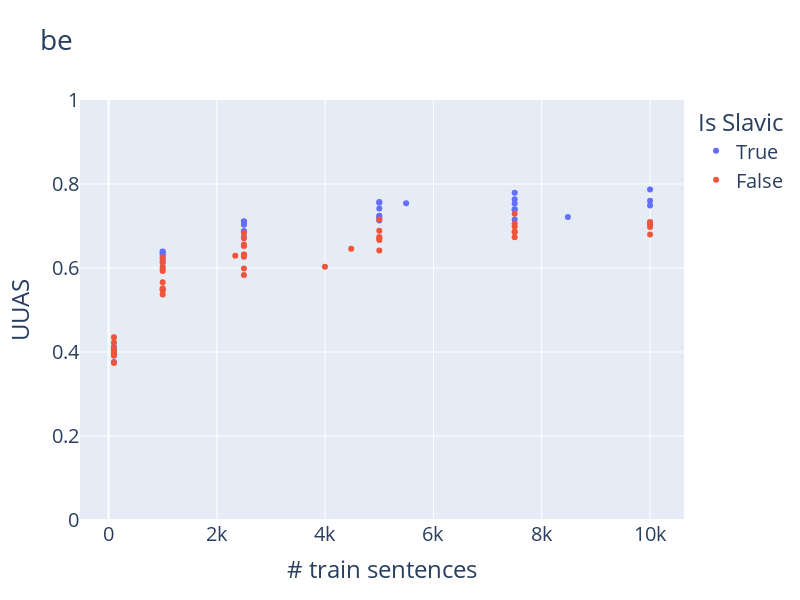
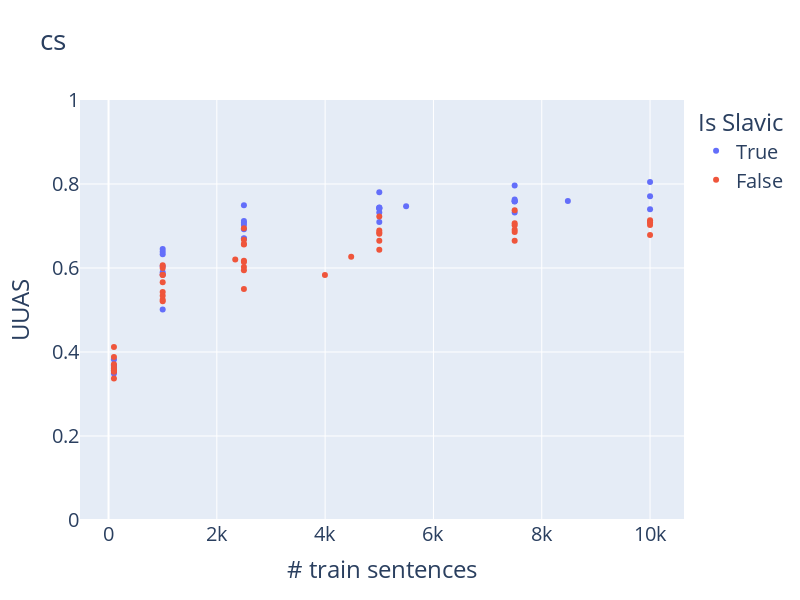
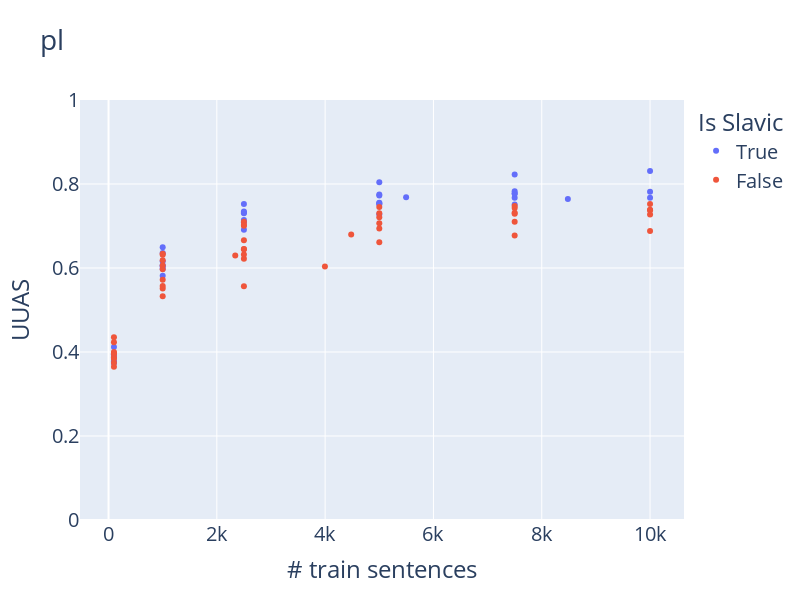
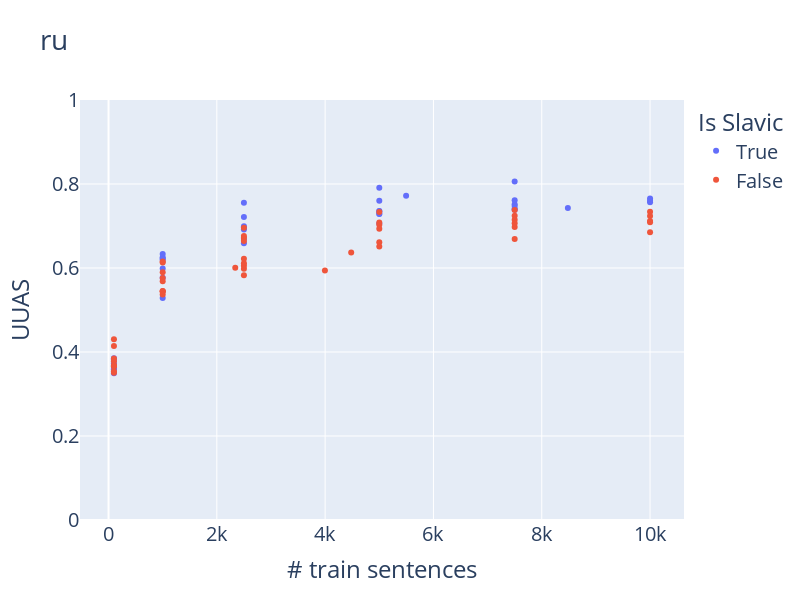

Notebook cell for these charts, in order:
### Code cell
for test in avg_df.test.unique():
    df_loc = avg_df[(avg_df.test == test) & (avg_df.limit <= 10000)]
    fig = px.scatter(data_frame=df_loc, x="limit", y="uuas", color="slavic", hover_data=["train"], labels={"limit": "# train sentences", "uuas": "UUAS", "slavic": "Is Slavic"}, title=f"{test}")
    fig.update_layout(
        autosize=False,
        width=800,
        height=600,
        yaxis_range=[0, 1],
        font={"size":20}
    )
    fig.show()

### Figure 1 — Plotly figure (JSON) as saved in the notebook; plotly's stock layout.template omitted (floating-point values rounded to 4 significant figures)
{"data": [{"customdata": [["be"], ["be"], ["be"], ["be"], ["be"], ["be"], ["cs"], ["cs"], ["cs"], ["cs"], ["cs"], ["cs"], ["pl"], ["pl"], ["pl"], ["pl"], ["pl"], ["pl"], ["ru"], ["ru"], ["ru"], ["ru"], ["ru"], ["slk"], ["slk"], ["slk"], ["slk"], ["slk"], ["slk"], ["slv"], ["slv"], ["slv"], ["slv"], ["slv"], ["uk"], ["uk"], ["uk"], ["uk"], ["uk"]], "hovertemplate": "Is Slavic=True<br># train sentences=%{x}<br>UUAS=%{y}<br>train=%{customdata[0]}<extra></extra>", "legendgroup": "True", "marker": {"color": "#636efa", "symbol": "circle"}, "mode": "markers", "name": "True", "orientation": "v", "showlegend": true, "type": "scatter", "x": [100, 1000, 2500, 5000, 7500, 10000, 100, 1000, 2500, 5000, 7500, 10000, 100, 1000, 2500, 5000, 7500, 10000, 100, 1000, 2500, 5000, 7500, 100, 1000, 2500, 5000, 7500, 8482, 100, 1000, 2500, 5000, 7500, 100, 1000, 2500, 5000, 5495], "xaxis": "x", "y": [0.4005, 0.6384, 0.7098, 0.7572, 0.7793, 0.787, 0.4123, 0.6209, 0.7031, 0.7227, 0.7387, 0.7486, 0.398, 0.5495, 0.6741, 0.7242, 0.7538, 0.7603, 0.3763, 0.6129, 0.7104, 0.7418, 0.7638, 0.3936, 0.6302, 0.6856, 0.7134, 0.7152, 0.7215, 0.4095, 0.6346, 0.6883, 0.7184, 0.7399, 0.4035, 0.639, 0.7114, 0.7554, 0.7543], "yaxis": "y"}, {"customdata": [["de"], ["de"], ["de"], ["de"], ["de"], ["en"], ["en"], ["en"], ["en"], ["en"], ["en"], ["es"], ["es"], ["es"], ["es"], ["es"], ["es"], ["fi"], ["fi"], ["fi"], ["fi"], ["fi"], ["fi"], ["fr"], ["fr"], ["fr"], ["fr"], ["fr"], ["fr"], ["id"], ["id"], ["id"], ["id"], ["lt"], ["lt"], ["lt"], ["lt"], ["lv"], ["lv"], ["lv"], ["lv"], ["lv"], ["lv"], ["zh"], ["zh"], ["zh"], ["zh"]], "hovertemplate": "Is Slavic=False<br># train sentences=%{x}<br>UUAS=%{y}<br>train=%{customdata[0]}<extra></extra>", "legendgroup": "False", "marker": {"color": "#EF553B", "symbol": "circle"}, "mode": "markers", "name": "False", "orientation": "v", "showlegend": true, "type": "scatter", "x": [100, 1000, 2500, 5000, 7500, 100, 1000, 2500, 5000, 7500, 10000, 100, 1000, 2500, 5000, 7500, 10000, 100, 1000, 2500, 5000, 7500, 10000, 100, 1000, 2500, 5000, 7500, 10000, 100, 1000, 2500, 4481, 100, 1000, 2340, 2500, 100, 1000, 2500, 5000, 7500, 10000, 100, 1000, 2500, 3996], "xaxis": "x", "y": [0.3956, 0.5982, 0.6835, 0.7155, 0.7291, 0.3967, 0.6146, 0.6559, 0.671, 0.6988, 0.704, 0.4352, 0.6028, 0.6526, 0.6739, 0.6852, 0.6976, 0.374, 0.5464, 0.5989, 0.6418, 0.673, 0.6796, 0.4223, 0.6258, 0.671, 0.6884, 0.7061, 0.7096, 0.4089, 0.5929, 0.632, 0.6458, 0.4007, 0.5659, 0.6291, 0.6267, 0.3909, 0.5516, 0.6315, 0.6668, 0.6869, 0.7075, 0.3999, 0.537, 0.5835, 0.6028], "yaxis": "y"}], "layout": {"autosize": false, "font": {"size": 20}, "height": 600, "legend": {"title": {"text": "Is Slavic"}, "tracegroupgap": 0}, "title": {"text": "be"}, "width": 800, "xaxis": {"anchor": "y", "domain": [0, 1], "title": {"text": "# train sentences"}}, "yaxis": {"anchor": "x", "domain": [0, 1], "range": [0, 1], "title": {"text": "UUAS"}}}}

### Figure 2 — Plotly figure (JSON) as saved in the notebook; plotly's stock layout.template omitted (floating-point values rounded to 4 significant figures)
{"data": [{"customdata": [["be"], ["be"], ["be"], ["be"], ["be"], ["be"], ["cs"], ["cs"], ["cs"], ["cs"], ["cs"], ["cs"], ["pl"], ["pl"], ["pl"], ["pl"], ["pl"], ["pl"], ["ru"], ["ru"], ["ru"], ["ru"], ["ru"], ["slk"], ["slk"], ["slk"], ["slk"], ["slk"], ["slk"], ["slv"], ["slv"], ["slv"], ["slv"], ["slv"], ["uk"], ["uk"], ["uk"], ["uk"], ["uk"]], "hovertemplate": "Is Slavic=True<br># train sentences=%{x}<br>UUAS=%{y}<br>train=%{customdata[0]}<extra></extra>", "legendgroup": "True", "marker": {"color": "#636efa", "symbol": "circle"}, "mode": "markers", "name": "True", "orientation": "v", "showlegend": true, "type": "scatter", "x": [100, 1000, 2500, 5000, 7500, 10000, 100, 1000, 2500, 5000, 7500, 10000, 100, 1000, 2500, 5000, 7500, 10000, 100, 1000, 2500, 5000, 7500, 100, 1000, 2500, 5000, 7500, 8482, 100, 1000, 2500, 5000, 7500, 100, 1000, 2500, 5000, 5495], "xaxis": "x", "y": [0.3606, 0.59, 0.6697, 0.7098, 0.732, 0.7402, 0.3647, 0.6453, 0.7491, 0.7806, 0.7966, 0.8048, 0.3561, 0.5012, 0.671, 0.7322, 0.7582, 0.7706, 0.3552, 0.5841, 0.7024, 0.7418, 0.759, 0.3485, 0.6389, 0.7075, 0.7416, 0.7595, 0.7594, 0.382, 0.6328, 0.7121, 0.7434, 0.7632, 0.3685, 0.6042, 0.6924, 0.744, 0.7468], "yaxis": "y"}, {"customdata": [["de"], ["de"], ["de"], ["de"], ["de"], ["en"], ["en"], ["en"], ["en"], ["en"], ["en"], ["es"], ["es"], ["es"], ["es"], ["es"], ["es"], ["fi"], ["fi"], ["fi"], ["fi"], ["fi"], ["fi"], ["fr"], ["fr"], ["fr"], ["fr"], ["fr"], ["fr"], ["id"], ["id"], ["id"], ["id"], ["lt"], ["lt"], ["lt"], ["lt"], ["lv"], ["lv"], ["lv"], ["lv"], ["lv"], ["lv"], ["zh"], ["zh"], ["zh"], ["zh"]], "hovertemplate": "Is Slavic=False<br># train sentences=%{x}<br>UUAS=%{y}<br>train=%{customdata[0]}<extra></extra>", "legendgroup": "False", "marker": {"color": "#EF553B", "symbol": "circle"}, "mode": "markers", "name": "False", "orientation": "v", "showlegend": true, "type": "scatter", "x": [100, 1000, 2500, 5000, 7500, 100, 1000, 2500, 5000, 7500, 10000, 100, 1000, 2500, 5000, 7500, 10000, 100, 1000, 2500, 5000, 7500, 10000, 100, 1000, 2500, 5000, 7500, 10000, 100, 1000, 2500, 4481, 100, 1000, 2340, 2500, 100, 1000, 2500, 5000, 7500, 10000, 100, 1000, 2500, 3996], "xaxis": "x", "y": [0.3546, 0.5836, 0.6945, 0.7228, 0.7376, 0.3531, 0.5841, 0.6573, 0.6843, 0.7063, 0.7138, 0.4119, 0.5999, 0.6559, 0.6817, 0.6855, 0.7022, 0.3367, 0.5243, 0.5947, 0.6434, 0.6648, 0.6786, 0.388, 0.6063, 0.6672, 0.6895, 0.7018, 0.7096, 0.371, 0.566, 0.6022, 0.6266, 0.3555, 0.5342, 0.6205, 0.6173, 0.3553, 0.5426, 0.6145, 0.6646, 0.6913, 0.7085, 0.3625, 0.521, 0.55, 0.5834], "yaxis": "y"}], "layout": {"autosize": false, "font": {"size": 20}, "height": 600, "legend": {"title": {"text": "Is Slavic"}, "tracegroupgap": 0}, "title": {"text": "cs"}, "width": 800, "xaxis": {"anchor": "y", "domain": [0, 1], "title": {"text": "# train sentences"}}, "yaxis": {"anchor": "x", "domain": [0, 1], "range": [0, 1], "title": {"text": "UUAS"}}}}

### Figure 3 — Plotly figure (JSON) as saved in the notebook; plotly's stock layout.template omitted (floating-point values rounded to 4 significant figures)
{"data": [{"customdata": [["be"], ["be"], ["be"], ["be"], ["be"], ["be"], ["cs"], ["cs"], ["cs"], ["cs"], ["cs"], ["cs"], ["pl"], ["pl"], ["pl"], ["pl"], ["pl"], ["pl"], ["ru"], ["ru"], ["ru"], ["ru"], ["ru"], ["slk"], ["slk"], ["slk"], ["slk"], ["slk"], ["slk"], ["slv"], ["slv"], ["slv"], ["slv"], ["slv"], ["uk"], ["uk"], ["uk"], ["uk"], ["uk"]], "hovertemplate": "Is Slavic=True<br># train sentences=%{x}<br>UUAS=%{y}<br>train=%{customdata[0]}<extra></extra>", "legendgroup": "True", "marker": {"color": "#636efa", "symbol": "circle"}, "mode": "markers", "name": "True", "orientation": "v", "showlegend": true, "type": "scatter", "x": [100, 1000, 2500, 5000, 7500, 10000, 100, 1000, 2500, 5000, 7500, 10000, 100, 1000, 2500, 5000, 7500, 10000, 100, 1000, 2500, 5000, 7500, 100, 1000, 2500, 5000, 7500, 8482, 100, 1000, 2500, 5000, 7500, 100, 1000, 2500, 5000, 5495], "xaxis": "x", "y": [0.374, 0.6035, 0.6909, 0.7278, 0.7512, 0.7672, 0.3938, 0.6158, 0.7321, 0.7553, 0.7776, 0.7817, 0.3881, 0.5818, 0.7521, 0.804, 0.8225, 0.831, 0.3775, 0.5982, 0.7301, 0.7727, 0.7827, 0.3762, 0.6358, 0.714, 0.7539, 0.767, 0.7642, 0.4119, 0.6497, 0.7089, 0.7519, 0.7766, 0.3947, 0.6065, 0.7346, 0.7749, 0.7684], "yaxis": "y"}, {"customdata": [["de"], ["de"], ["de"], ["de"], ["de"], ["en"], ["en"], ["en"], ["en"], ["en"], ["en"], ["es"], ["es"], ["es"], ["es"], ["es"], ["es"], ["fi"], ["fi"], ["fi"], ["fi"], ["fi"], ["fi"], ["fr"], ["fr"], ["fr"], ["fr"], ["fr"], ["fr"], ["id"], ["id"], ["id"], ["id"], ["lt"], ["lt"], ["lt"], ["lt"], ["lv"], ["lv"], ["lv"], ["lv"], ["lv"], ["lv"], ["zh"], ["zh"], ["zh"], ["zh"]], "hovertemplate": "Is Slavic=False<br># train sentences=%{x}<br>UUAS=%{y}<br>train=%{customdata[0]}<extra></extra>", "legendgroup": "False", "marker": {"color": "#EF553B", "symbol": "circle"}, "mode": "markers", "name": "False", "orientation": "v", "showlegend": true, "type": "scatter", "x": [100, 1000, 2500, 5000, 7500, 100, 1000, 2500, 5000, 7500, 10000, 100, 1000, 2500, 5000, 7500, 10000, 100, 1000, 2500, 5000, 7500, 10000, 100, 1000, 2500, 5000, 7500, 10000, 100, 1000, 2500, 4481, 100, 1000, 2340, 2500, 100, 1000, 2500, 5000, 7500, 10000, 100, 1000, 2500, 3996], "xaxis": "x", "y": [0.3869, 0.6059, 0.7104, 0.7451, 0.7474, 0.3964, 0.6318, 0.6659, 0.7063, 0.7314, 0.7389, 0.4348, 0.6185, 0.7026, 0.721, 0.729, 0.7376, 0.3651, 0.5515, 0.6221, 0.6611, 0.6773, 0.6879, 0.4233, 0.6339, 0.7006, 0.7301, 0.7429, 0.7525, 0.4003, 0.5971, 0.6455, 0.6796, 0.3958, 0.5719, 0.6299, 0.632, 0.3743, 0.5569, 0.6444, 0.6943, 0.7102, 0.7273, 0.3837, 0.5328, 0.5563, 0.6035], "yaxis": "y"}], "layout": {"autosize": false, "font": {"size": 20}, "height": 600, "legend": {"title": {"text": "Is Slavic"}, "tracegroupgap": 0}, "title": {"text": "pl"}, "width": 800, "xaxis": {"anchor": "y", "domain": [0, 1], "title": {"text": "# train sentences"}}, "yaxis": {"anchor": "x", "domain": [0, 1], "range": [0, 1], "title": {"text": "UUAS"}}}}

### Figure 4 — Plotly figure (JSON) as saved in the notebook; plotly's stock layout.template omitted (floating-point values rounded to 4 significant figures)
{"data": [{"customdata": [["be"], ["be"], ["be"], ["be"], ["be"], ["be"], ["cs"], ["cs"], ["cs"], ["cs"], ["cs"], ["cs"], ["pl"], ["pl"], ["pl"], ["pl"], ["pl"], ["pl"], ["ru"], ["ru"], ["ru"], ["ru"], ["ru"], ["slk"], ["slk"], ["slk"], ["slk"], ["slk"], ["slk"], ["slv"], ["slv"], ["slv"], ["slv"], ["slv"], ["uk"], ["uk"], ["uk"], ["uk"], ["uk"]], "hovertemplate": "Is Slavic=True<br># train sentences=%{x}<br>UUAS=%{y}<br>train=%{customdata[0]}<extra></extra>", "legendgroup": "True", "marker": {"color": "#636efa", "symbol": "circle"}, "mode": "markers", "name": "True", "orientation": "v", "showlegend": true, "type": "scatter", "x": [100, 1000, 2500, 5000, 7500, 10000, 100, 1000, 2500, 5000, 7500, 10000, 100, 1000, 2500, 5000, 7500, 10000, 100, 1000, 2500, 5000, 7500, 100, 1000, 2500, 5000, 7500, 8482, 100, 1000, 2500, 5000, 7500, 100, 1000, 2500, 5000, 5495], "xaxis": "x", "y": [0.3591, 0.5768, 0.659, 0.7057, 0.7389, 0.7567, 0.3825, 0.6194, 0.6917, 0.7287, 0.7518, 0.7601, 0.3727, 0.5284, 0.6692, 0.7356, 0.761, 0.7654, 0.3493, 0.6228, 0.7553, 0.7909, 0.8059, 0.3619, 0.5989, 0.6957, 0.7349, 0.7409, 0.7426, 0.385, 0.6254, 0.6992, 0.7291, 0.7474, 0.3658, 0.6335, 0.7213, 0.76, 0.7723], "yaxis": "y"}, {"customdata": [["de"], ["de"], ["de"], ["de"], ["de"], ["en"], ["en"], ["en"], ["en"], ["en"], ["en"], ["es"], ["es"], ["es"], ["es"], ["es"], ["es"], ["fi"], ["fi"], ["fi"], ["fi"], ["fi"], ["fi"], ["fr"], ["fr"], ["fr"], ["fr"], ["fr"], ["fr"], ["id"], ["id"], ["id"], ["id"], ["lt"], ["lt"], ["lt"], ["lt"], ["lv"], ["lv"], ["lv"], ["lv"], ["lv"], ["lv"], ["zh"], ["zh"], ["zh"], ["zh"]], "hovertemplate": "Is Slavic=False<br># train sentences=%{x}<br>UUAS=%{y}<br>train=%{customdata[0]}<extra></extra>", "legendgroup": "False", "marker": {"color": "#EF553B", "symbol": "circle"}, "mode": "markers", "name": "False", "orientation": "v", "showlegend": true, "type": "scatter", "x": [100, 1000, 2500, 5000, 7500, 100, 1000, 2500, 5000, 7500, 10000, 100, 1000, 2500, 5000, 7500, 10000, 100, 1000, 2500, 5000, 7500, 10000, 100, 1000, 2500, 5000, 7500, 10000, 100, 1000, 2500, 4481, 100, 1000, 2340, 2500, 100, 1000, 2500, 5000, 7500, 10000, 100, 1000, 2500, 3996], "xaxis": "x", "y": [0.3682, 0.5684, 0.6959, 0.7332, 0.7379, 0.3848, 0.6128, 0.672, 0.7028, 0.7246, 0.7339, 0.4305, 0.5896, 0.6644, 0.6933, 0.6978, 0.7122, 0.3505, 0.5442, 0.6053, 0.6509, 0.6689, 0.685, 0.4141, 0.6153, 0.6761, 0.7081, 0.7146, 0.7235, 0.378, 0.5764, 0.6114, 0.6369, 0.3656, 0.5444, 0.6005, 0.5979, 0.3542, 0.545, 0.6219, 0.6612, 0.7064, 0.7091, 0.3675, 0.5371, 0.5829, 0.5941], "yaxis": "y"}], "layout": {"autosize": false, "font": {"size": 20}, "height": 600, "legend": {"title": {"text": "Is Slavic"}, "tracegroupgap": 0}, "title": {"text": "ru"}, "width": 800, "xaxis": {"anchor": "y", "domain": [0, 1], "title": {"text": "# train sentences"}}, "yaxis": {"anchor": "x", "domain": [0, 1], "range": [0, 1], "title": {"text": "UUAS"}}}}
